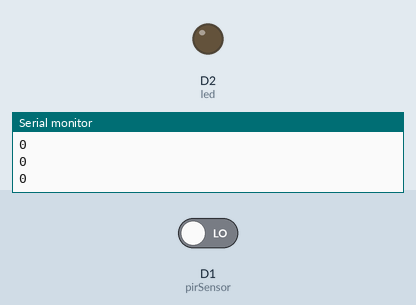
Simulated run of this sketch. Board: ESP8266 (NodeMCU). Shown: output pins drawn as LEDs (lit = HIGH), the last lines printed to the serial monitor. Inputs (shaded band) come from the test bench; at power-on: D1 (pirSensor) LOW.

Above: at 1.2 s.
1.3 s: D1 (pirSensor) driven HIGH
At 1.9 s:
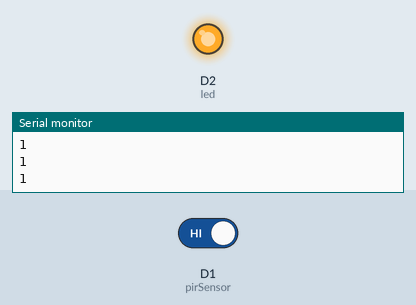
2.9 s: D1 (pirSensor) driven LOW
At 4.4 s:
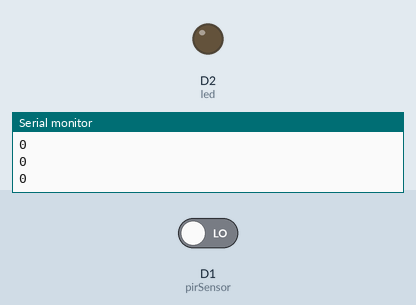
Timing chart, 0 to 5.9 s (numbered marks = the images above; inputs shaded):
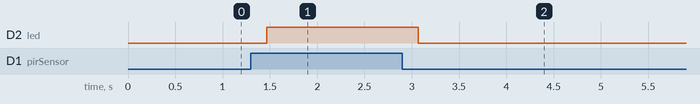

Measured:
- after the input at 1.3 s, D2 (led): LOW → HIGH after 0.17 s
- after the input at 2.9 s, D2 (led): HIGH → LOW after 0.17 s

The sketch:

sensor_pir.ino
```cpp
int pirSensor = D1;
int led = D2;
void setup() {
Serial.begin(300);
pinMode(pirSensor, INPUT);
pinMode(led, OUTPUT);
}
void loop() {
int sensorValue = digitalRead(pirSensor);
Serial.println(sensorValue);
if (sensorValue == 1) {
digitalWrite(led, HIGH);
} else {
  digitalWrite(led, LOW);
  }
}
```
